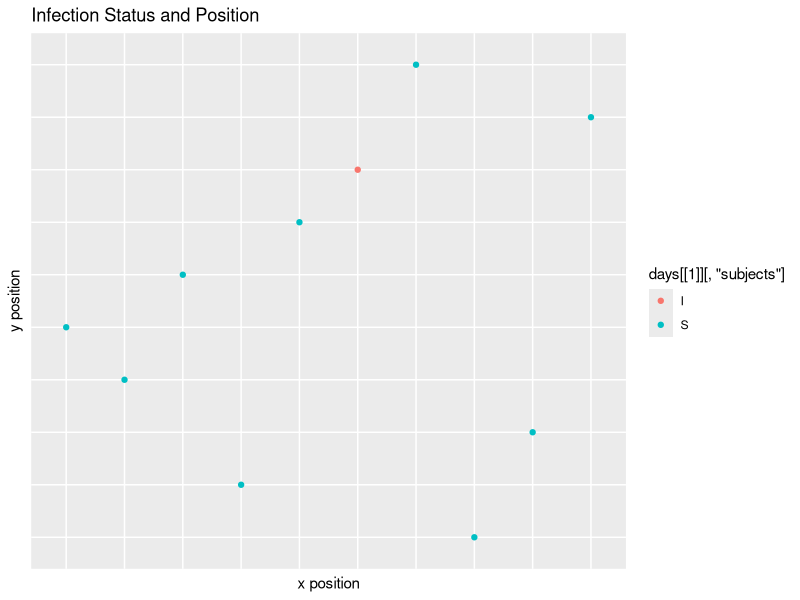
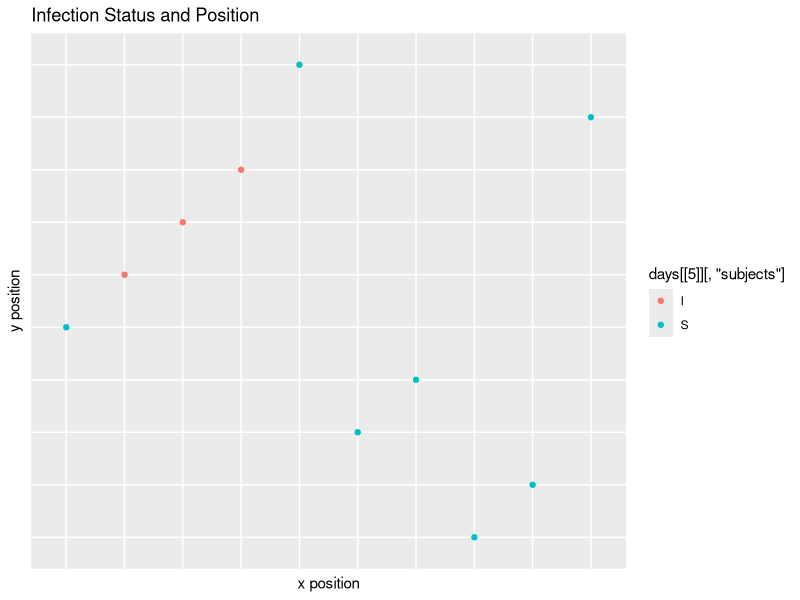
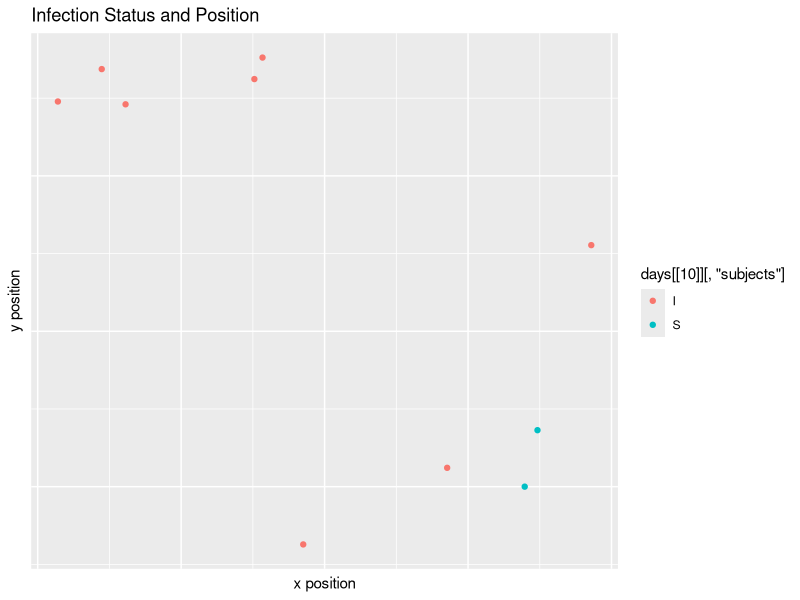
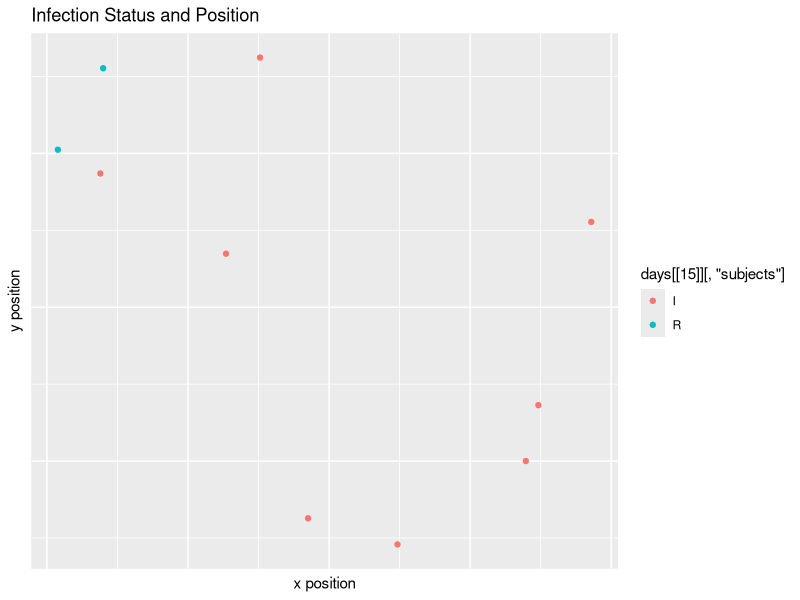
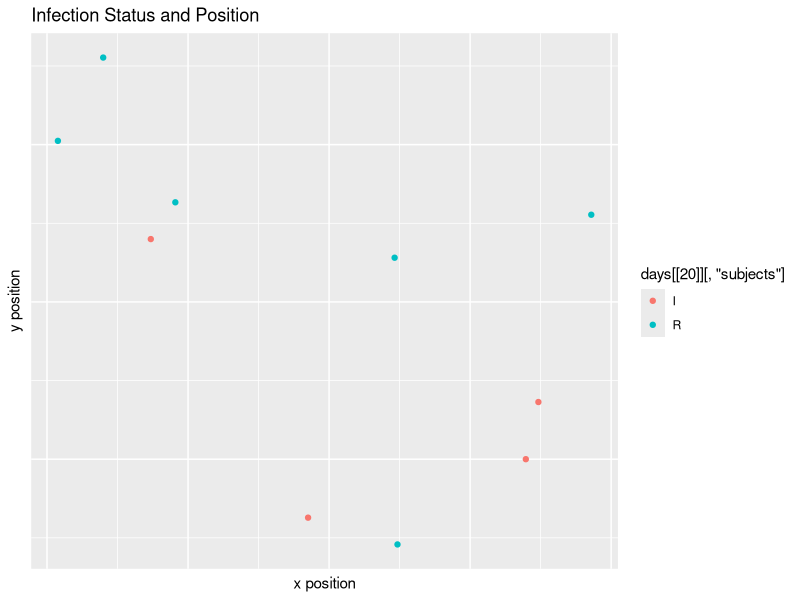
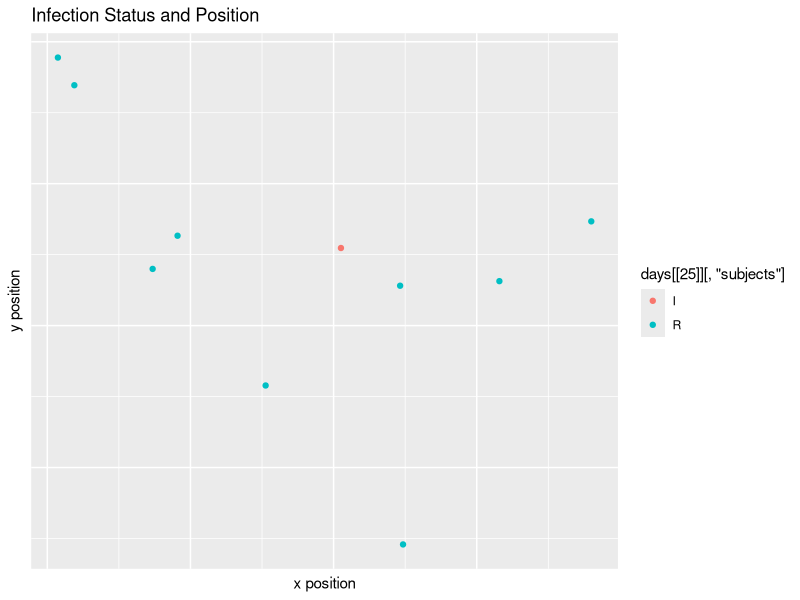
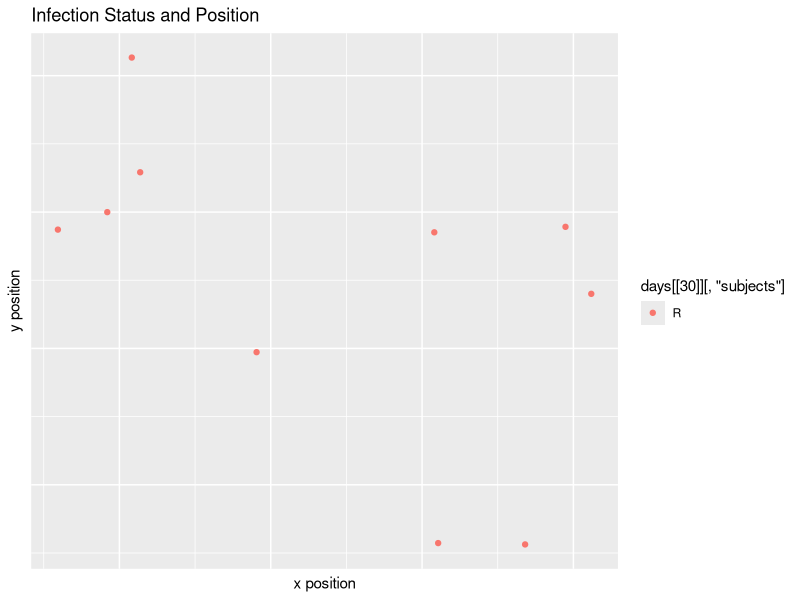
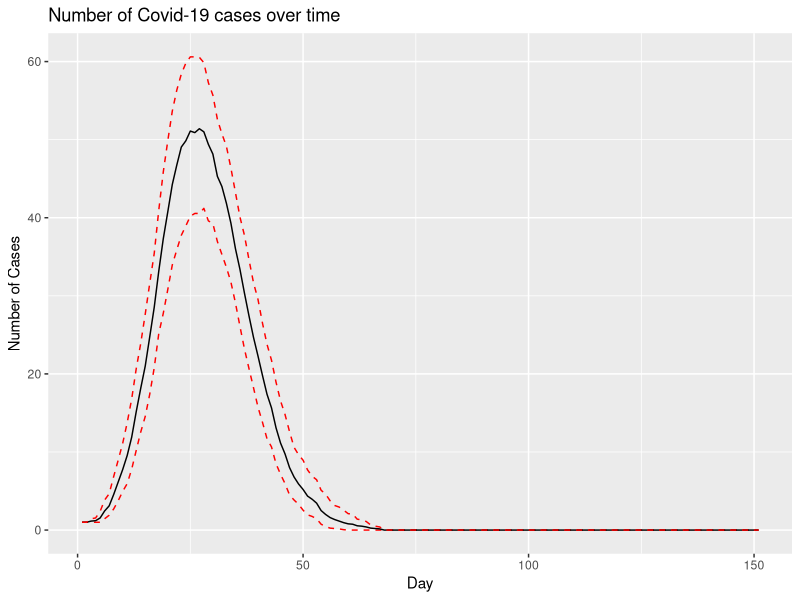

Write the R code that produced these figures, in order. (Note: a time limit stopped this script after it produced the figures.)
## ---- chunk 1
knitr::opts_chunk$set(echo = FALSE)
options(width=200)
## ---- chunk 2
library(tidyverse)
library(ggplot2)
library(boot)
## ---- chunk 3
starting_vals <- function(num_subjects, I_0, x_dim, y_dim){
  
  #Infect I_0 many starting subjects
  subjects <- rep('S', num_subjects)
  infect <- sample(x = 1:num_subjects, size=I_0, replace=FALSE)
  subjects[infect] <- 'I'
  
  #Storage for x, y starting positions for the subjects
  start_x <- runif(n=num_subjects, min=0, max=x_dim)
  start_y <- runif(n=num_subjects, min=0, max=y_dim)
  
  inc_time <- rep(-1, num_subjects)
  rec_days <- rep(-1, num_subjects)
  
  #Put into a data frame
  df <- as.data.frame(cbind(as.numeric(start_x), as.numeric(start_y), subjects, rec_days, inc_time))
  colnames(df)[1] <- 'x'
  colnames(df)[2] <- 'y'
  colnames(df)[3] <- 'subjects'
  colnames(df)[4] <- 'incubation'
  colnames(df)[5] <- 'recovery'
  
  #Assign a recovery time to the infected subjects
  df[df[,3] == 'I', 5] <- rpois(I_0, 14)
  
  #Assign an incubation time to the infected subjects
  df[df[,3] == 'I', 4] <- rpois(I_0, 5)
  
  return(df)
}

#Random step length function
get_step_length <- function(df, x_dim, y_dim){
  step_lengths <- rnorm(n=nrow(df), mean=min(x_dim, y_dim)/4, sd=min(x_dim, y_dim)/12)
  return(step_lengths)
}

#Random step direction function
get_step_direction <- function(length_vec){
  direction <- runif(n=length(length_vec), min=0, max=2*pi)
}

#Get delta_x, delta_y
get_delts <- function(length_vec, direc_vec){
  delta_x <- length_vec * cos(direc_vec)
  delta_y <- length_vec * sin(direc_vec)
  return(cbind(delta_x, delta_y))
}

#Function for getting updated coordinates
update_coords <- function(og_df, delta_df){
  new_mx <- matrix(data=NA, nrow=nrow(og_df), ncol=5)
  new_df <- data.frame(new_mx)
  new_df[,1] <- as.numeric(og_df[,'x']) + delta_df[,'delta_x']
  new_df[,2] <- as.numeric(og_df[,'y']) + delta_df[,'delta_y']
  new_df[,3] <- og_df[,3]
  new_df[,4] <- og_df[,4]
  new_df[,5] <- og_df[,5]
  colnames(new_df) <- c('x', 'y', 'subjects', 'incubation', 'recovery')
  new_df
}

coord_checker <- function(og_df, new_df, x_dim, y_dim){
  baddies <- NULL
  for(i in 1:nrow(new_df)){
    if(as.numeric(new_df[i, 'x']) > x_dim | as.numeric(new_df[i, 'x']) < 0 | as.numeric(new_df[i, 'y']) > y_dim | as.numeric(new_df[i, 'y']) < 0){
      baddies <- append(baddies, i)
    }
  }
  
  if(is.null(baddies)){
    return(new_df)
  }else{
  new_step <- get_step_length(new_df[i,], x_dim, y_dim)
  new_direction <- get_step_direction(new_step)
  new_change <- get_delts(new_step, new_direction)
  new_df <- update_coords(og_df[baddies,], new_change)
  full_df <- rbind(new_df, og_df[-baddies,])
  return(coord_checker(og_df, full_df, x_dim, y_dim))
  }
}

#Function for deciding if infections occurred
infection_status <- function(state, mean_crit_dist){
  
  current_infected <- state[state[,3]=='I' & state[,4] <= 0,]
  current_suceptable <- state[state[,3]=='S',]
  current_removed <- state[state[,3]=='R',]
  current_non_contagious <- state[state[,3]=='I' & state[,4] > 0,]
  
  #store new infection status
  newly_infected <- NULL
  
  #Check to see which susceptible subjects get infected
  #For loop
  if(nrow(current_suceptable) != 0 & nrow(current_infected) != 0){
  for(i in 1:nrow(current_infected)){
    for(j in 1:nrow(current_suceptable)){
      x_i <- as.numeric(current_infected[i, 'x'])
      y_i <- as.numeric(current_infected[i, 'y'])
      x_s <- as.numeric(current_suceptable[j, 'x'])
      y_s <- as.numeric(current_suceptable[j, 'y'])
     
      
      crucial_distance <- rexp(1, 1/mean_crit_dist)
      
      
      d <- sqrt((x_i - x_s)^2 + (y_i - y_s)^2)
      if(d <= crucial_distance){
        newly_infected <- c(newly_infected, j)
      }

    }
  }
  
  current_suceptable[newly_infected, 3] <- 'I'
  #Give incubation time
  current_suceptable[newly_infected, 4] <- rpois(n=length(newly_infected), lambda = 5)
  #Give recovery time
  current_suceptable[newly_infected, 5] <- rpois(n=length(newly_infected), lambda = 14)
  
  new_state <- rbind(current_infected, current_suceptable, current_removed, current_non_contagious)
  return(new_state)
  }else{return(state)}
}

#simulation function
simulator <- function(days, num_subjects, x_dim, y_dim, I_0, inf_dist){
  initial_data <- starting_vals(num_subjects = num_subjects, x_dim=x_dim, y_dim=y_dim, I_0=I_0)
  end_day <- list()
  num_cases <- rep(NA, days)
  num_cases <- c(I_0, num_cases)
  num_new_cases <- rep(NA, days)
  
  for(i in 1:days){
    
    if(i == 1){
      step_size <- get_step_length(initial_data, x_dim, y_dim)
      direction <- get_step_direction(step_size)
      change <- get_delts(step_size, direction)
  
      updated_positions <- update_coords(initial_data, change)
      checked_positions <- coord_checker(og_df=initial_data, new_df=updated_positions, x_dim=x_dim, y_dim=y_dim)
      new_status <- infection_status(checked_positions, inf_dist)
      
      #recovery time code
      not_recovered <- new_status[as.numeric(new_status[, 5]) > 0, ]
      new_time <- as.numeric(not_recovered[, 5]) - 1
      not_recovered[, 5] <- new_time
      infected_0 <- new_status[as.numeric(new_status[, 5]) == 0, ]
      infected_0[, 3] <- rep('R', nrow(infected_0))
      not_infected = new_status[as.numeric(new_status[, 5]) < 0, ]
      new_status = rbind(not_recovered, infected_0, not_infected)
      
      #incubation time code
      infected_people <- new_status[new_status[,3] == 'I',]
      new_inc_time <- as.numeric(infected_people[,4]) - 1
      infected_people[,4] <- new_inc_time
      other_people <- new_status[new_status[,3] != 'I',]
      new_status <- rbind(infected_people, other_people)
      
      end_day[[i]] <- new_status
      
      #Calculate number of new cases
      num_cases[i+1] <- sum(new_status[,3]=='I')
      num_new_cases[i] <- sum(new_status[,3]=='I') - I_0
      
    }
    
    else{
      step_size <- get_step_length(initial_data, x_dim, y_dim)
      direction <- get_step_direction(step_size)
      change <- get_delts(step_size, direction)
  
      updated_positions <- update_coords(end_day[[i-1]], change)
      checked_positions <- coord_checker(og_df=end_day[[i-1]], new_df=updated_positions, x_dim=x_dim, y_dim=y_dim)
      new_status <- infection_status(checked_positions, inf_dist)
      
      not_recovered <- new_status[as.numeric(new_status[, 5]) > 0, ]
      new_time <- as.numeric(not_recovered[, 5]) - 1
      not_recovered[, 5] <- new_time
      infected_0 <- new_status[as.numeric(new_status[, 5]) == 0, ]
      infected_0[, 3] <- rep('R', nrow(infected_0))
      not_infected = new_status[as.numeric(new_status[, 5]) < 0, ]
      new_status = rbind(not_recovered, infected_0, not_infected)
      
      #incubation time code
      infected_people <- new_status[new_status[,3] == 'I',]
      new_inc_time <- as.numeric(infected_people[,4]) - 1
      infected_people[,4] <- new_inc_time
      other_people <- new_status[new_status[,3] != 'I',]
      new_status <- rbind(infected_people, other_people)

      
      end_day[[i]] <- new_status
      
      #Calculate number of new cases
      num_cases[i+1] <- sum(new_status[,3]=='I')
      num_new_cases[i] <- sum(new_status[,3]=='I') - num_cases[i-1]
  
    }
  }
  return(num_cases)
}

simulator22 <- function(days, num_subjects, x_dim, y_dim, I_0, inf_dist){
  initial_data <- starting_vals(num_subjects = num_subjects, x_dim=x_dim, y_dim=y_dim, I_0=I_0)
  end_day <- list()
  num_cases <- rep(NA, days)
  num_cases <- c(I_0, num_cases)
  num_new_cases <- rep(NA, days)
  
  for(i in 1:days){
    
    if(i == 1){
      step_size <- get_step_length(initial_data, x_dim, y_dim)
      direction <- get_step_direction(step_size)
      change <- get_delts(step_size, direction)
  
      updated_positions <- update_coords(initial_data, change)
      checked_positions <- coord_checker(og_df=initial_data, new_df=updated_positions, x_dim=x_dim, y_dim=y_dim)
      new_status <- infection_status(checked_positions, inf_dist)
      
      #recovery time code
      not_recovered <- new_status[as.numeric(new_status[, 5]) > 0, ]
      new_time <- as.numeric(not_recovered[, 5]) - 1
      not_recovered[, 5] <- new_time
      infected_0 <- new_status[as.numeric(new_status[, 5]) == 0, ]
      infected_0[, 3] <- rep('R', nrow(infected_0))
      not_infected = new_status[as.numeric(new_status[, 5]) < 0, ]
      new_status = rbind(not_recovered, infected_0, not_infected)
      
      #incubation time code
      infected_people <- new_status[new_status[,3] == 'I',]
      new_inc_time <- as.numeric(infected_people[,4]) - 1
      infected_people[,4] <- new_inc_time
      other_people <- new_status[new_status[,3] != 'I',]
      new_status <- rbind(infected_people, other_people)
      
      end_day[[i]] <- new_status
      
      #Calculate number of new cases
      num_cases[i+1] <- sum(new_status[,3]=='I')
      num_new_cases[i] <- sum(new_status[,3]=='I') - I_0
      
    }
    
    else{
      step_size <- get_step_length(initial_data, x_dim, y_dim)
      direction <- get_step_direction(step_size)
      change <- get_delts(step_size, direction)
  
      updated_positions <- update_coords(end_day[[i-1]], change)
      checked_positions <- coord_checker(og_df=end_day[[i-1]], new_df=updated_positions, x_dim=x_dim, y_dim=y_dim)
      new_status <- infection_status(checked_positions, inf_dist)
      
      not_recovered <- new_status[as.numeric(new_status[, 5]) > 0, ]
      new_time <- as.numeric(not_recovered[, 5]) - 1
      not_recovered[, 5] <- new_time
      infected_0 <- new_status[as.numeric(new_status[, 5]) == 0, ]
      infected_0[, 3] <- rep('R', nrow(infected_0))
      not_infected = new_status[as.numeric(new_status[, 5]) < 0, ]
      new_status = rbind(not_recovered, infected_0, not_infected)
      
      #incubation time code
      infected_people <- new_status[new_status[,3] == 'I',]
      new_inc_time <- as.numeric(infected_people[,4]) - 1
      infected_people[,4] <- new_inc_time
      other_people <- new_status[new_status[,3] != 'I',]
      new_status <- rbind(infected_people, other_people)

      
      end_day[[i]] <- new_status
      
      #Calculate number of new cases
      num_cases[i+1] <- sum(new_status[,3]=='I')
      num_new_cases[i] <- sum(new_status[,3]=='I') - num_cases[i-1]
  
    }
  }
  return(end_day)
}
## ---- chunk 4
get_step_length <- function(df, x_dim, y_dim){
  step_lengths <- rnorm(n=nrow(df), mean=min(x_dim, y_dim)/4, sd=min(x_dim, y_dim)/12)
  return(step_lengths)
}

get_step_direction <- function(length_vec){
  direction <- runif(n=length(length_vec), min=0, max=2*pi)
}

get_delts <- function(length_vec, direc_vec){
  delta_x <- length_vec * cos(direc_vec)
  delta_y <- length_vec * sin(direc_vec)
  return(cbind(delta_x, delta_y))
}
## ---- chunk 5
update_coords <- function(og_df, delta_df){
  new_mx <- matrix(data=NA, nrow=nrow(og_df), ncol=5)
  new_df <- data.frame(new_mx)
  new_df[,1] <- as.numeric(og_df[,'x']) + delta_df[,'delta_x']
  new_df[,2] <- as.numeric(og_df[,'y']) + delta_df[,'delta_y']
  new_df[,3] <- og_df[,3]
  new_df[,4] <- og_df[,4]
  new_df[,5] <- og_df[,5]
  colnames(new_df) <- c('x', 'y', 'subjects', 'incubation', 'recovery')
  new_df
}

coord_checker <- function(og_df, new_df, x_dim, y_dim){
  baddies <- NULL
  for(i in 1:nrow(new_df)){
    if(as.numeric(new_df[i, 'x']) > x_dim | as.numeric(new_df[i, 'x']) < 0 | as.numeric(new_df[i, 'y']) > y_dim | as.numeric(new_df[i, 'y']) < 0){
      baddies <- append(baddies, i)
    }
  }
  
  if(is.null(baddies)){
    return(new_df)
  }else{
  new_step <- get_step_length(new_df[i,], x_dim, y_dim)
  new_direction <- get_step_direction(new_step)
  new_change <- get_delts(new_step, new_direction)
  new_df <- update_coords(og_df[baddies,], new_change)
  full_df <- rbind(new_df, og_df[-baddies,])
  return(coord_checker(og_df, full_df, x_dim, y_dim))
  }
}
## ---- chunk 6
infection_status <- function(state, mean_crit_dist){
  
  current_infected <- state[state[,3]=='I' & state[,4] <= 0,]
  current_suceptable <- state[state[,3]=='S',]
  current_removed <- state[state[,3]=='R',]
  current_non_contagious <- state[state[,3]=='I' & state[,4] > 0,]
  
  newly_infected <- NULL
  
  if(nrow(current_suceptable) != 0 & nrow(current_infected) != 0){
  for(i in 1:nrow(current_infected)){
    for(j in 1:nrow(current_suceptable)){
      x_i <- as.numeric(current_infected[i, 'x'])
      y_i <- as.numeric(current_infected[i, 'y'])
      x_s <- as.numeric(current_suceptable[j, 'x'])
      y_s <- as.numeric(current_suceptable[j, 'y'])
     
      crucial_distance <- rexp(1, 1/mean_crit_dist)
      
      d <- sqrt((x_i - x_s)^2 + (y_i - y_s)^2)
      if(d <= crucial_distance){
        newly_infected <- c(newly_infected, j)
      }
    }
  }
  current_suceptable[newly_infected, 3] <- 'I'
  current_suceptable[newly_infected, 4] <- rpois(n=length(newly_infected), lambda = 5)
  current_suceptable[newly_infected, 5] <- rpois(n=length(newly_infected), lambda = 14)
  
  new_state <- rbind(current_infected, current_suceptable, current_removed, current_non_contagious)
  return(new_state)
  }else{return(state)}
}
## ---- chunk 7
dummy_simulator <- function(days, num_subjects, x_dim, y_dim, I_0, inf_dist){
  initial_data <- starting_vals(num_subjects = num_subjects, x_dim=x_dim, y_dim=y_dim, I_0=I_0)
  end_day <- list()
  num_cases <- rep(NA, days)
  num_cases <- c(I_0, num_cases)
  num_new_cases <- rep(NA, days)
  for(i in 1:days){
    if(i == 1){
      step_size <- get_step_length(initial_data, x_dim, y_dim)
      direction <- get_step_direction(step_size)
      change <- get_delts(step_size, direction)
      updated_positions <- update_coords(initial_data, change)
      checked_positions <- coord_checker(og_df=initial_data, new_df=updated_positions, x_dim=x_dim, y_dim=y_dim)
      new_status <- infection_status(checked_positions, inf_dist)
      
      not_recovered <- new_status[as.numeric(new_status[, 5]) > 0, ]
      new_time <- as.numeric(not_recovered[, 5]) - 1
      not_recovered[, 5] <- new_time
      infected_0 <- new_status[as.numeric(new_status[, 5]) == 0, ]
      infected_0[, 3] <- rep('R', nrow(infected_0))
      not_infected = new_status[as.numeric(new_status[, 5]) < 0, ]
      new_status = rbind(not_recovered, infected_0, not_infected)
      infected_people <- new_status[new_status[,3] == 'I',]
      new_inc_time <- as.numeric(infected_people[,4]) - 1
      infected_people[,4] <- new_inc_time
      other_people <- new_status[new_status[,3] != 'I',]
      new_status <- rbind(infected_people, other_people)
      end_day[[i]] <- new_status
      num_cases[i+1] <- sum(new_status[,3]=='I')
      num_new_cases[i] <- sum(new_status[,3]=='I') - I_0
    }
    }
  return(num_cases)
}
## ---- chunk 8
days <- simulator22(30, 10, 1, 1, 1, 0.2)

ggplot() +
  geom_point(aes(x=days[[1]][, 'x'], y= days[[1]][, 'y'], color=days[[1]][, 'subjects'])) +
  xlab('x position') +
  ylab('y position') +
  ggtitle('Infection Status and Position') +
  theme(axis.text.x=element_blank(),
        axis.ticks.x=element_blank(),
        axis.text.y=element_blank(),
        axis.ticks.y=element_blank())

## ---- chunk 9
ggplot() +
  geom_point(aes(x=days[[5]][, 'x'], y= days[[5]][, 'y'], color=days[[5]][, 'subjects'])) +
  xlab('x position') +
  ylab('y position') +
  ggtitle('Infection Status and Position') +
  theme(axis.text.x=element_blank(),
        axis.ticks.x=element_blank(),
        axis.text.y=element_blank(),
        axis.ticks.y=element_blank())

## ---- chunk 10
ggplot() +
  geom_point(aes(x=days[[10]][, 'x'], y= days[[10]][, 'y'], color=days[[10]][, 'subjects'])) +
  xlab('x position') +
  ylab('y position') +
  ggtitle('Infection Status and Position') +
  theme(axis.text.x=element_blank(),
        axis.ticks.x=element_blank(),
        axis.text.y=element_blank(),
        axis.ticks.y=element_blank())

## ---- chunk 11
ggplot() +
  geom_point(aes(x=days[[15]][, 'x'], y= days[[15]][, 'y'], color=days[[15]][, 'subjects'])) +
  xlab('x position') +
  ylab('y position') +
  ggtitle('Infection Status and Position') +
  theme(axis.text.x=element_blank(),
        axis.ticks.x=element_blank(),
        axis.text.y=element_blank(),
        axis.ticks.y=element_blank())

## ---- chunk 12
ggplot() +
  geom_point(aes(x=days[[20]][, 'x'], y= days[[20]][, 'y'], color=days[[20]][, 'subjects'])) +
  xlab('x position') +
  ylab('y position') +
  ggtitle('Infection Status and Position') +
  theme(axis.text.x=element_blank(),
        axis.ticks.x=element_blank(),
        axis.text.y=element_blank(),
        axis.ticks.y=element_blank())

## ---- chunk 13
ggplot() +
  geom_point(aes(x=days[[25]][, 'x'], y= days[[25]][, 'y'], color=days[[25]][, 'subjects'])) +
  xlab('x position') +
  ylab('y position') +
  ggtitle('Infection Status and Position') +
  theme(axis.text.x=element_blank(),
        axis.ticks.x=element_blank(),
        axis.text.y=element_blank(),
        axis.ticks.y=element_blank())

## ---- chunk 14
ggplot() +
  geom_point(aes(x=days[[30]][, 'x'], y= days[[30]][, 'y'], color=days[[30]][, 'subjects'])) +
  xlab('x position') +
  ylab('y position') +
  ggtitle('Infection Status and Position') +
  theme(axis.text.x=element_blank(),
        axis.ticks.x=element_blank(),
        axis.text.y=element_blank(),
        axis.ticks.y=element_blank())

## ---- chunk 15
mean_func <- function(daytuh, idx) {
  mean(daytuh[idx])
}

get_bootstrap_cis <- function(days, num_subjects, x_dim, y_dim, I_0, inf_dist, sample_size, ci_type='perc'){
  #Create data frame to store samples
  samps <- matrix(data=NA, nrow=sample_size, ncol=days + 1)
  samps <- data.frame(samps)
  
  #Create data frame to store confidence intervals
  ci_df <- matrix(data=NA, nrow=days + 1, ncol=3)
  ci_df <- data.frame(ci_df)
  
  for(i in 1:sample_size){
    samps[i, ] <- simulator(days, num_subjects, x_dim, y_dim, I_0, inf_dist)
  }
  
  for(i in 1:ncol(samps)){
    #Make sure column has more than one unique value
    check <- (length(unique(samps[ ,i])) != 1)
    if(check){
    boot_obj <- boot(samps[ ,i], mean_func, 2000)
    ci_obj <- boot.ci(boot_obj, conf = .95, type = ci_type)
    ci_df[i, 1] <- ci_obj$percent[4]
    ci_df[i, 2] <- ci_obj$t0
    ci_df[i, 3] <- ci_obj$percent[5]
    }else{ci_df[i, ] <- c(samps[1, i], samps[1, i], samps[1, i])}
  }
return(ci_df)
}
## ---- chunk 16
library(ggplot2)

plot_dat <- get_bootstrap_cis(days=150, num_subjects=100, x_dim=20, y_dim=20, I_0=1, inf_dist=1, sample_size=20)

ggplot() +
  geom_line(aes(x=1:151, y=plot_dat[ ,1]), linetype = 2, color = 'red') +
  geom_line(aes(x=1:151, y=plot_dat[ ,2])) +
  geom_line(aes(x=1:151, y=plot_dat[ ,3]), linetype = 2, color = 'red') +
  xlab('Day') +
  ylab('Number of Cases') +
  ggtitle('Number of Covid-19 cases over time')
## ---- chunk 17
plot_dat2 <- get_bootstrap_cis(days=150, num_subjects=200, x_dim=20, y_dim=20, I_0=1, inf_dist=1, sample_size=20)

ggplot() +
  geom_line(aes(x=1:151, y=plot_dat2[ ,1]), linetype = 2, color = 'red') +
  geom_line(aes(x=1:151, y=plot_dat2[ ,2])) +
  geom_line(aes(x=1:151, y=plot_dat2[ ,3]), linetype = 2, color = 'red') +
  xlab('Day') +
  ylab('Number of Cases') +
  ggtitle('Number of Covid-19 cases over time')

## ---- chunk 18
ggplot() +
  geom_line(aes(x=1:151, y=plot_dat[ ,2]), color='red') +
  geom_line(aes(x=1:151, y=plot_dat2[ ,2]), color='blue') +
  xlab('Day') +
  ylab('Number of Cases') +
  ggtitle('Number of Covid-19 cases over time')
## ---- chunk 19
plot_dat3 <- get_bootstrap_cis(days=150, num_subjects=100, x_dim=20, y_dim=20, I_0=1, inf_dist=0.5, sample_size=20)

ggplot() +
  geom_line(aes(x=1:151, y=plot_dat[ ,2]), color='red') +
  geom_line(aes(x=1:151, y=plot_dat3[ ,2]), color='blue') +
  xlab('Day') +
  ylab('Number of Cases') +
  ggtitle('Number of Covid-19 cases over time')
